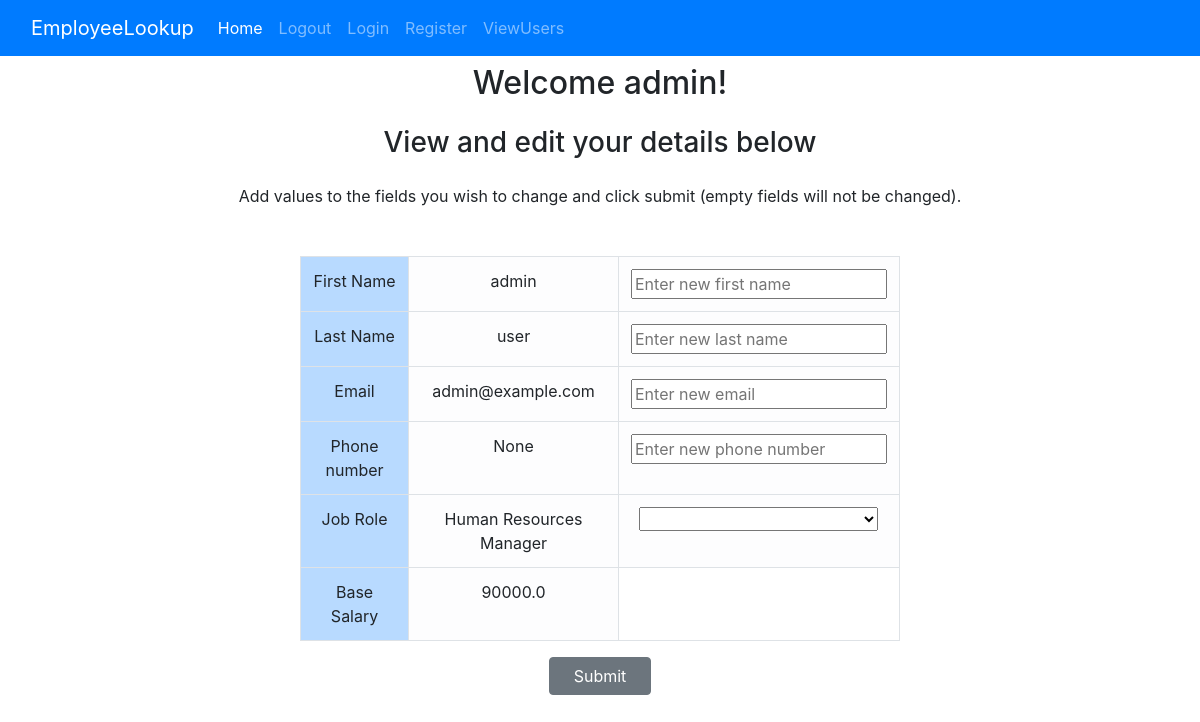
/home (signed in), run on the app's committed database.
### website/models.py (models this page shows)
class User(db.Model, UserMixin):
    id = db.Column(db.Integer, primary_key=True)
    email = db.Column(db.String(120), unique=True, nullable=False)
    password = db.Column(db.String(60))
    first_name = db.Column(db.String(30))
    last_name = db.Column(db.String(60))
    is_admin = db.Column(db.Boolean, default=False)
    contact_number = db.Column(db.String(60), nullable=True)
    job_id = db.Column(db.Integer, db.ForeignKey('job.id'), nullable=True)

class Job(db.Model):
    id = db.Column(db.Integer, primary_key=True)
    job_title = db.Column(db.String(120))
    department = db.Column(db.String(120))
    base_salary = db.Column(db.Integer)

### website/routes.py (the view)
@main.route("/")
@main.route("/home", methods=['GET', 'POST'])
@login_required
def home():
    if request.method == "POST":
        user = User.query.filter_by(id=current_user.id).first()
        update_user(user)
        return redirect(url_for('main.home'))
    return render_template("home.html", user=current_user, job_roles=JobRoles, jobs=Job.query.all(), is_home=True)

### website/models.py (called while the page is built)
@login_manager.user_loader
def load_user(user_id):
    return User.query.get(int(user_id))

### website/templates/home.html (shortened to what this page needs)
{% extends "base.html" %}
{% block content %}
    {% if is_home %}
        <h2 class="text-center p-2">Welcome {{ user.first_name }}!</h2>
        <h3 class="text-center p-2">View and edit your details below</h3>
        <p class="text-center p-2">Add values to the fields you wish to change and click submit (empty fields will not
            be
            changed).</p>
    {% else %}
        <h2 class="text-center p-2 text-danger">This is an admin area</h2>
        <h3 class="text-center p-2">View and edit employee details below</h3>
    {% endif %}
    <container class="container">
        <form method="POST"
                {% if is_home %}
              action="/home"
                {% else %}
              action="{{ url_for('main.view_record', user_id=user.id) }}"
                {% endif %}
              class="d-flex justify-content-center flex-column">
            <table class="table table-bordered text-center w-50 mx-auto">
                <tr>
                    <td class="table-primary">First Name</td>
                    <td class="table-light">{{ user.first_name }}</td>
                    <td class="table-light">
                        <input type="text" id="first_name" name="first_name" placeholder="Enter new first name">
                    </td>
                </tr>
                <tr>
                    <td class="table-primary">Last Name</td>
                    <td class="table-light">{{ user.last_name }}</td>
                    <td class="table-light">
                        <input type="text" id="last_name" name="last_name" placeholder="Enter new last name">
                    </td>
                </tr>
                <tr>
                    <td class="table-primary">Email</td>
                    <td class="table-light">{{ user.email }}</td>
                    <td class="table-light">
                        <input type="email" id="email" name="email" placeholder="Enter new email">
                    </td>
                </tr>
                <tr>
                    <td class="table-primary">Phone number</td>
                    <td class="table-light">{{ user.contact_number }}</td>
                    <td class="table-light">
                        <input type="text" id="contact_number" name="contact_number"
                               placeholder="Enter new phone number">
                    </td>
                </tr>
                <tr>
                    <td class="table-primary">Job Role</td>
                    <td class="table-light">
                        {% for job in jobs %}
                            {% if job.id == user.job_id %}
                                {{ job.job_title }}
                            {% endif %}
                        {% endfor %}
                    </td>
                    <td class="table-light">
                        <select name="job_title" id="job_title">
                            <option selected></option>
                            <option label={{ job_roles.SOFTWARE_ENGINEER.value }}>Software Engineer</option>
                        </select>
                    </td>
                </tr>
                <tr>
                    <td class="table-primary">Base Salary</td>
                    <td class="table-light">
                        {% for job in jobs %}
                            {% if job.id == user.job_id %}
                                {{ job.base_salary }}
                            {% endif %}
                        {% endfor %}
                    </td>
            </table>
            <button type="submit" class="btn btn-secondary px-4 mx-auto">Submit</button>
        </form>
    </container>
{% endblock %}

### data on the page
User: first_name "admin", last_name "user", email "admin@example.com", contact_number "None"
Job: job_title "Human Resources Manager", base_salary "90000.0"
